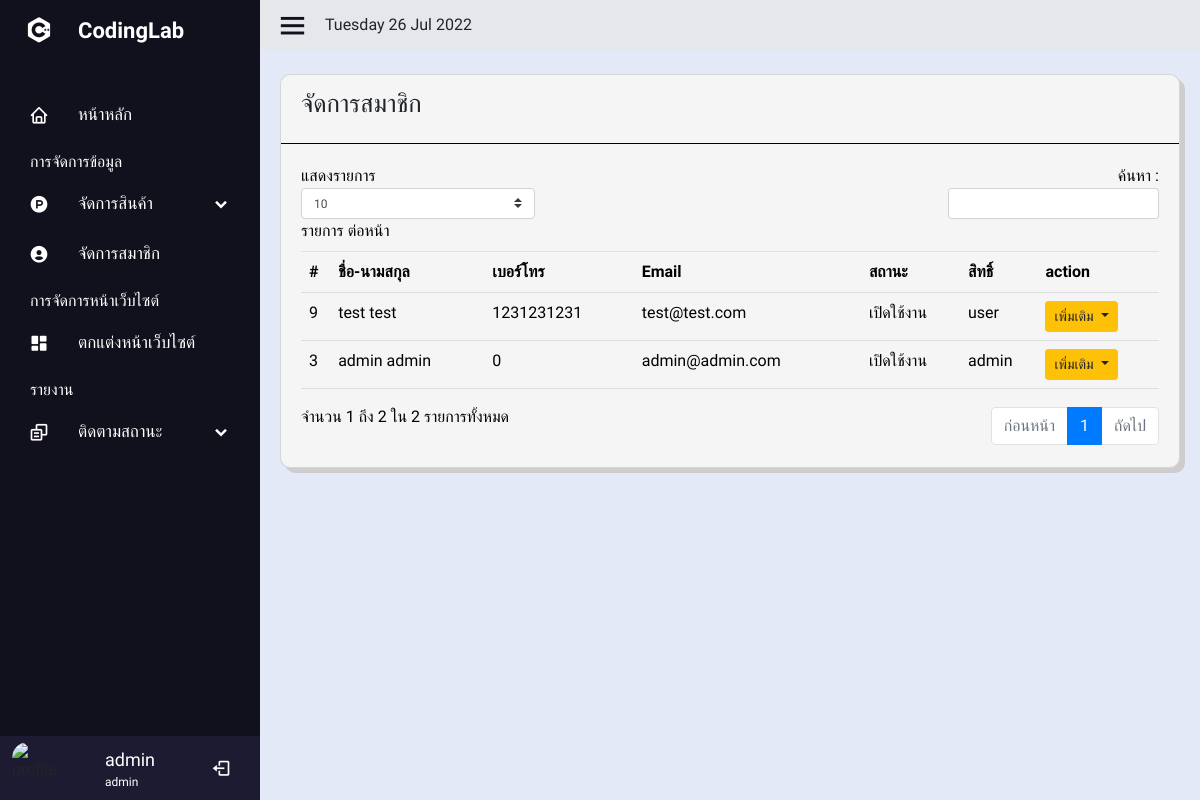
The app's page /admin/useredit.php (signed in) with its own data.
### tables this page shows
CREATE TABLE `users` (
  `id` int(10) NOT NULL AUTO_INCREMENT,
  `firstname` varchar(255) NOT NULL,
  `lastname` varchar(255) NOT NULL,
  `email` varchar(255) NOT NULL,
  `password` varchar(255) NOT NULL,
  `urole` varchar(255) NOT NULL,
  `created_at` timestamp NOT NULL DEFAULT current_timestamp(),
  `phone` varchar(50) NOT NULL,
  `sex` varchar(255) NOT NULL,
  `status` text NOT NULL,
  PRIMARY KEY (`id`)
);

### admin/useredit.php (the view, shortened to what this page needs)
<?php include('sidebar.php'); ?>
<section class="home-section">
    <div class="home-content">
        <i class='bx bx-menu'></i>
        <?php
        echo date('l' . ' ' . 'd' . ' ' . 'M' . ' ' . 'Y');
        ?>
    </div>
    <div class="table-content mt-4">
        <div class="card">
            <div class="card-head pr-2">
                <p>จัดการสมาชิก</p>
            </div>
            <div class="card-body">
                <div class="box-tale">
                    <table class="table" id="dataal">
                        <thead>
                            <tr>
                                <th>#</th>
                                <th>ชื่อ-นามสกุล</th>
                                <th>เบอร์โทร</th>
                                <th>Email</th>
                                <th>สถานะ</th>
                                <th>สิทธิ์</th>
                                <th>action</th>
                            </tr>
                        </thead>
                        <tbody>
                            <?php
                            $sql = $conn->prepare("SELECT * FROM users order by created_at ASC");
                            $sql->execute();
                            $row = $sql->fetchAll(PDO::FETCH_OBJ);
                            if ($sql->rowCount() > 0) {
                                foreach ($row as $res) {
                            ?>
                                    <tr>
                                        <td><?php echo $res->id; ?></td>
                                        <td><?php echo $res->firstname . ' ' . $res->lastname; ?></td>
                                        <td><?php echo $res->phone; ?></td>
                                        <td><?php echo $res->email; ?></td>
                                        <td><?php echo $res->status; ?></td>
                                        <td><?php echo $res->urole; ?></td>
                                        <td>
                                            <div class="dropdown open">
                                                <button class="btn btn-warning dropdown-toggle btn-sm" type="button" id="triggerId" data-toggle="dropdown" aria-haspopup="true" aria-expanded="false">
                                                    เพิ่มเติม
                                                </button>
                                            </div>
                                        </td>
                                    </tr>
                            <?php     }
                            } ?>
                        </tbody>
                    </table>
                </div>
            </div>
        </div>
    </div>
</section>
<br>
</body>
</html>

### admin/sidebar.php (shortened to what this page needs)
<?php
include('../include/connect.php')
?>
<!doctype html>
<html lang="th">
<link href='https://unpkg.com/boxicons@2.1.2/css/boxicons.min.css' rel='stylesheet'>
<link rel="stylesheet" href="https://cdn.jsdelivr.net/npm/bootstrap@4.0.0/dist/css/bootstrap.min.css">
<link rel="stylesheet" href="assets/css/sw_custom.css">
<link rel="stylesheet" href="styles.css">
<body>
    <div class="sidebar">
        <div class="logo-detil">
            <i class="bx bxl-c-plus-plus"></i>
            <span class="logo-name">
                CodingLab
            </span>
        </div>
        <ul class="nav-linked">
            <li>
                <a href="index.php">
                    <i class='bx bx-home'></i>
                    <span class="link-named">
                        หน้าหลัก
                    </span>
                </a>
            </li>
            <p class="manage">การจัดการข้อมูล</p>
            <li>
                <div class="icon-link">
                    <a href="#">
                        <i class='bx bxl-product-hunt'></i>
                        <span class="link-named">
                            จัดการสินค้า
                        </span>
                    </a>
                    <i class='bx bxs-chevron-down arrow'></i>
                </div>
            </li>
            <li>
                <a href="useredit.php">
                    <i class='bx bxs-user-circle'></i>
                    <span class="link-named">
                        จัดการสมาชิก
                    </span>
                </a>
            </li>
            <p class="manage">การจัดการหน้าเว็บไซต์</p>
            <li>
                <a href="Carousel.php">
                    <i class='bx bxs-dashboard'></i>
                    <span class="link-named">
                        ตกแต่งหน้าเว็บไซต์
                    </span>
                </a>
            </li>
            <p class="manage">รายงาน</p>
            <li>
                <div class="icon-link">
                    <a href="#">
                        <i class='bx bx-copy-alt'></i>
                        <span class="link-named">
                            ติดตามสถานะ
                        </span>
                    </a>
                    <i class='bx bxs-chevron-down arrow'></i>
                </div>
            </li>
            <li>
                <?php
                if (isset($_SESSION['admin_login'])) {
                    $sql = $conn->prepare("SELECT * FROM users WHERE id = '" . $_SESSION["admin_login"] . "' LIMIT 1");
                    $sql->execute();
                    $row = $sql->fetch(PDO::FETCH_ASSOC);
                } else {
                    echo "<script>window.location='../index.php'</script>";
                    exit;
                }
                ?>
                <div class="profile-details">
                    <div class="profile-content">
                        <img src="https://media-cdn.tripadvisor.com/media/photo-s/15/a4/9b/77/legacy-hotel-at-img-academy.jpg" alt="profile">
                    </div>
                    <div class="name-job">
                        <div class="profile-name"><?php echo $row['firstname']; ?></div>
                        <div class="job"><?php echo $row['urole']; ?></div>
                    </div>
                    <a href="../include/logout.php"> <i class="bx bx-log-out"></i></a>
                </div>
            </li>
        </ul>
    </div>

### admin/styles.css (style rules this page uses)
* { margin: 0; padding: 0; box-sizing: border-box; font-family: 'Mitr', sans-serif; }
body { background-color: #E4E9F7; }
.sidebar { position: fixed; top: 0; left: 0; height: 100%; width: 260px; background: #11101d; z-index: 100; transition: all 0.5s ease; }
.sidebar .manage { color: #fff; margin-top: 10px; margin-left: 30px; margin-bottom: 5px; }
.sidebar .logo-detil { height: 60px; width: 100%; display: flex; align-items: center; }
.sidebar .logo-detil i { font-size: 30px; color: #fff; height: 50px; min-width: 78px; text-align: center; line-height: 50px; }
.sidebar .logo-detil .logo-name { font-size: 22px; color: #fff; font-weight: 600; transition: 0.3s ease; transition-delay: 0.1s; }
.sidebar .nav-linked { height: 100%; padding: 30px 0 150px 0; overflow: auto; }
.sidebar .nav-linked li .icon-link { display: flex; align-items: center; justify-content: space-between; }
.sidebar .nav-linked li { position: relative; list-style: none; transition: all 0.4s ease; }
.sidebar .nav-linked li i { height: 50px; min-width: 78px; text-align: center; line-height: 50px; color: #fff; font-size: 20px; cursor: pointer; transition: all 0.3s ease; }
.sidebar .nav-linked li a { display: flex; align-items: center; text-decoration: none; }
.sidebar .nav-linked li a .link-named { font-size: 17px; font-weight: 400; color: #fff; }
.sidebar .profile-details { position: fixed; bottom: 0; width: 260px; display: flex; align-items: center; justify-content: space-between; background-color: #1d1b31; padding: 6px 0; width: 260px; transition: all 0.5s ease; }
.sidebar .profile-details .profile-content { display: flex; align-items: center; }
.sidebar .profile-details img { height: 52px; width: 52px; object-fit: cover; border-radius: 16px; margin: 0 14px 0 12px; background-color: #1d1b31; transition: all 0.5s ease; }
.sidebar .profile-details .profile-name, .sidebar .profile-details .job { color: #fff; font-size: 18px; font-weight: 500; white-space: nowrap; }
.sidebar .profile-details .job { font-size: 12px; }
.home-section { position: relative; height: 100%; left: 260px; width: calc(100% - 260px ); transition: all 0.5s ease; }
.home-section .home-content { background-color: #e5e7ea; height: 50px; display: flex; align-items: center; }
.home-section .home-content .bx-menu, .home-section .home-content .text { color: #11101d; font-size: 35px; }
.home-section .home-content .bx-menu { margin: 0 15px; cursor: pointer; }
.home-section .table-content { display: flex; margin-left: 20px; margin-right: 20px; }
.home-section .card { background-color: #F5F5F5; width: 100%; height: auto; border-radius: 10px; box-shadow: 5px 5px #cecccc; }
.home-section .card .card-head { border-bottom: 1px solid black ; }
.home-section .card .card-head p { margin: 10px 0 20px 20px; font-size: 25px; }
.home-section .table-content .box-tale { color: black; width: 100%; }
.home-section .table-content .box-tale table { border-collapse: collapse; width: 100%; height: auto; }
.home-section .table-content .box-tale th { padding: 8px; text-align: left; border-bottom: 1px solid #ddd; }
.home-section .table-content .box-tale td { padding: 8px; text-align: left; border-bottom: 1px solid #ddd; }

### records on screen
users: firstname "admin", urole "admin", id "3", lastname "admin", phone "0", email "admin@admin.com", status "เปิดใช้งาน"
users: id "9", firstname "test", lastname "test", phone "1231231231", email "test@test.com", status "เปิดใช้งาน", urole "user"

### other values on screen
date('l' . ' ' . 'd' . ' ' . 'M' . ' ' . 'Y') "Tuesday 26 Jul 2022"
